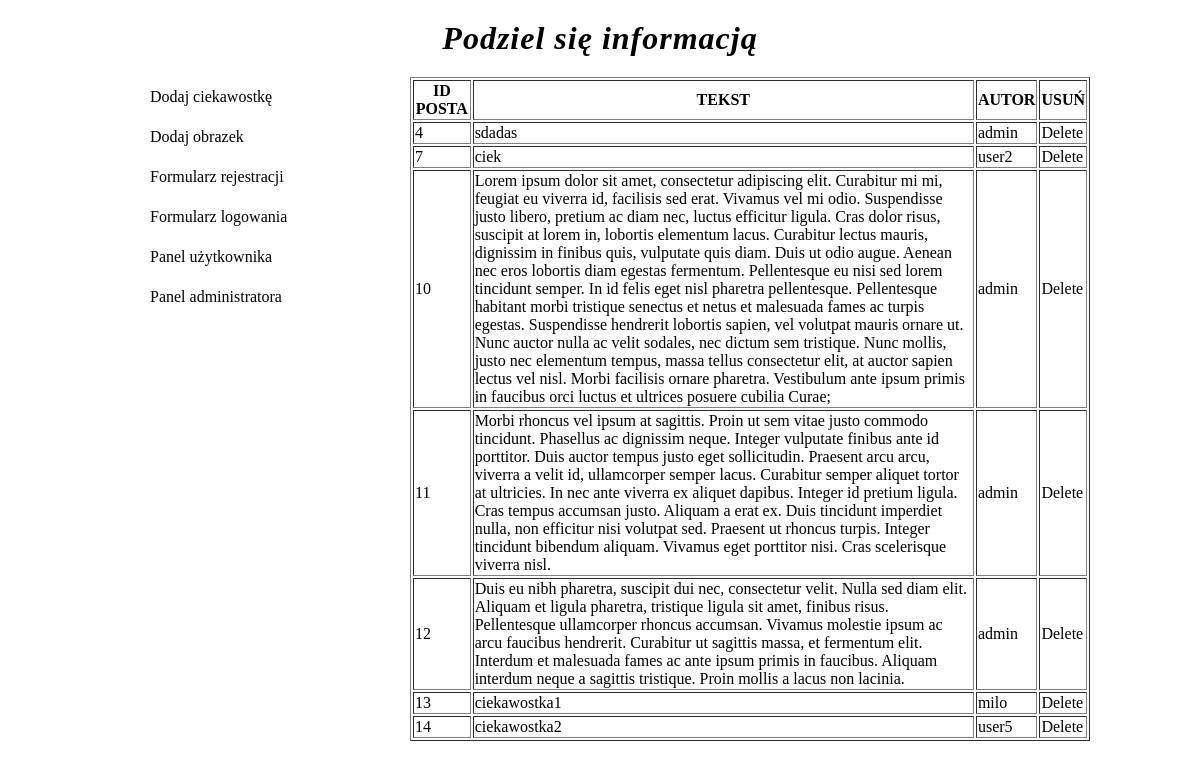
Page /editposts.php (signed in) on the committed database.
### tables this page shows
CREATE TABLE `posts` (
  `id_post` int(11) NOT NULL,
  `text_post` varchar(2000) NOT NULL,
  `author_post` int(11) NOT NULL
);

CREATE TABLE `user` (
  `id_user` int(11) NOT NULL,
  `login` varchar(100) NOT NULL,
  `password` varchar(100) NOT NULL,
  `email` varchar(200) NOT NULL,
  `admin` tinyint(1) NOT NULL DEFAULT '0'
);

### editposts.php (the view, shortened to what this page needs)
<!DOCTYPE html>
<html lang="pl">
 <head>
  <link rel="stylesheet" href="style.css">
 </head>
<body>
 <header>
  <h1><a href="index.php" title="System rejestracji i logowania">Podziel się informacją</a></h1>
 </header>
 <nav id="menu">
  <ul>
   <li><a href="addpost.php" title="Formularz dodawania ciekawostki">Dodaj ciekawostkę</a></li>
   <li><a href="addpicture.php" title="Formularz dodawania obrazka">Dodaj obrazek</a></li>
   <li><a href="form.php" title="Formularz rejestracji">Formularz rejestracji</a></li>
   <li><a href="login.php" title="Formularz logowania">Formularz logowania</a></li>
   <li><a href="userpanel.php" title="Plik dla zalogowanych użytkowników">Panel użytkownika</a></li>
   <li><a href="adminpanel.php" title="Plik dla zalogowanych użytkowników">Panel administratora</a></li>
  </ul>
 </nav>
 <section id="main">
 <?php
   if (isset($_SESSION['nick'])  && (isset($_SESSION['userlogin'])) && ($_SESSION['admin'] == true)) {
        $servername = "localhost";
        $username = "root";
        $password = "";
        $dbname = "bazaint";
        $conn = new mysqli($servername, $username, $password, $dbname);
        $sql = "SELECT `posts`.*, `user`.*
        FROM `posts`
        LEFT JOIN `user` ON `posts`.`author_post` = `user`.`id_user`  ";
        $result = $conn->query($sql);
          if ($result->num_rows > 0) {
            echo "<table border><tr><th>ID POSTA</th><th>TEKST</th><th>AUTOR</th><th>USUŃ</th></tr>";
            while($row = $result->fetch_assoc()) {
                echo "<tr>
                <td>".$row["id_post"]."</td>
                <td>".$row["text_post"]."</td>
                <td>".$row["login"]."</td>
                <td> <a href = deletepost.php?post_to_delete=$row[id_post] > Delete </a></td></tr>";
            }
            echo "</table>";
        } else {
            echo "0 POSTÓW";
        }
   } else {
       echo '<p>Nie jesteś zalogowany albo nie jesteś adminem. Przejdź do <a id="database" href="login.php">Formularza logowania</a>.</p>';
   }
?>
 </section>
</body>
</html>

### style.css (style rules this page uses)
* { margin: auto; padding: auto; }
html { background-color: white; }
body { width: 980px; margin: auto; }
a:link, a:visited { text-decoration: none; color: black; }
h1 { padding: 20px; letter-spacing: 1px; font-style: italic; text-align: center; color: #29B00E }
h1 a { color: #0251D4 }
#menu { list-style-type: none; width: 300px; float: left; }
#menu li { display: block; line-height: 40px; }

### rows in the picture
posts: id_post "4", text_post "sdadas", author_post.login "admin"
posts: id_post "7", text_post "ciek", author_post.login "user2"
posts: id_post "10", text_post "Lorem ipsum dolor sit amet, consectetur adipiscing elit. Curabitur mi mi, feugiat eu viverra id, facilisis sed erat. Vivamus vel mi odio. Suspendisse justo libero, pretium ac diam nec, luctus efficitur ligula. Cras dolor risus, suscipit at lorem in, lobortis elementum lacus. Curabitur lectus mauris, dignissim in finibus quis, vulputate quis diam. Duis ut odio augue. Aenean nec eros lobortis diam egestas fermentum. Pellentesque eu nisi sed lorem tincidunt semper. In id felis eget nisl pharetra pellentesque. Pellentesque habitant morbi tristique senectus et netus et malesuada fames ac turpis egestas. Suspendisse hendrerit lobortis sapien, vel volutpat mauris ornare ut. Nunc auctor nulla ac…", author_post.login "admin"
posts: id_post "11", text_post "Morbi rhoncus vel ipsum at sagittis. Proin ut sem vitae justo commodo tincidunt. Phasellus ac dignissim neque. Integer vulputate finibus ante id porttitor. Duis auctor tempus justo eget sollicitudin. Praesent arcu arcu, viverra a velit id, ullamcorper semper lacus. Curabitur semper aliquet tortor at ultricies. In nec ante viverra ex aliquet dapibus. Integer id pretium ligula. Cras tempus accumsan justo. Aliquam a erat ex. Duis tincidunt imperdiet nulla, non efficitur nisi volutpat sed. Praesent ut rhoncus turpis. Integer tincidunt bibendum aliquam. Vivamus eget porttitor nisi. Cras scelerisque viverra nisl.", author_post.login "admin"
posts: id_post "12", text_post "Duis eu nibh pharetra, suscipit dui nec, consectetur velit. Nulla sed diam elit. Aliquam et ligula pharetra, tristique ligula sit amet, finibus risus. Pellentesque ullamcorper rhoncus accumsan. Vivamus molestie ipsum ac arcu faucibus hendrerit. Curabitur ut sagittis massa, et fermentum elit. Interdum et malesuada fames ac ante ipsum primis in faucibus. Aliquam interdum neque a sagittis tristique. Proin mollis a lacus non lacinia.", author_post.login "admin"
posts: id_post "13", text_post "ciekawostka1", author_post.login "milo"
posts: id_post "14", text_post "ciekawostka2", author_post.login "user5"
